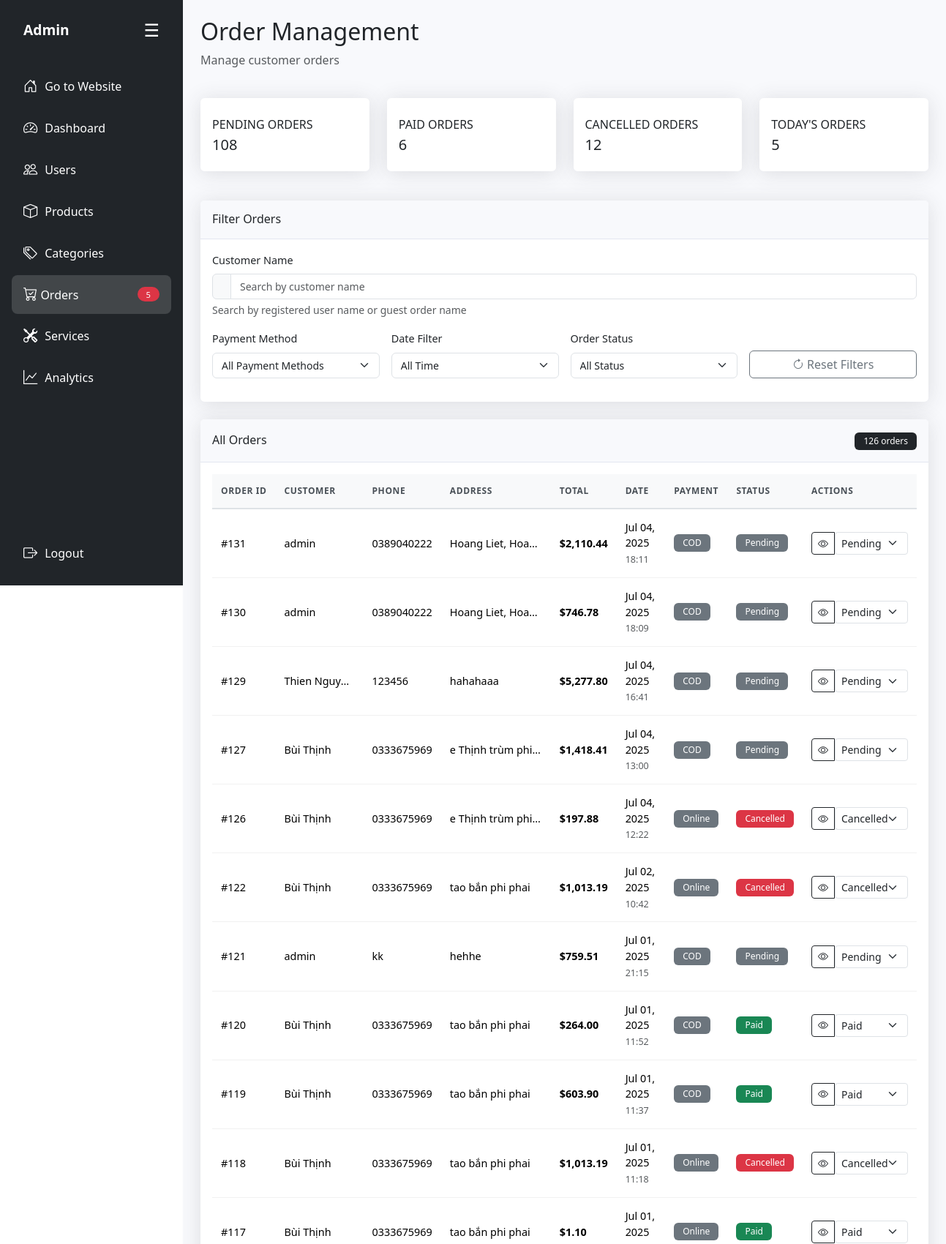
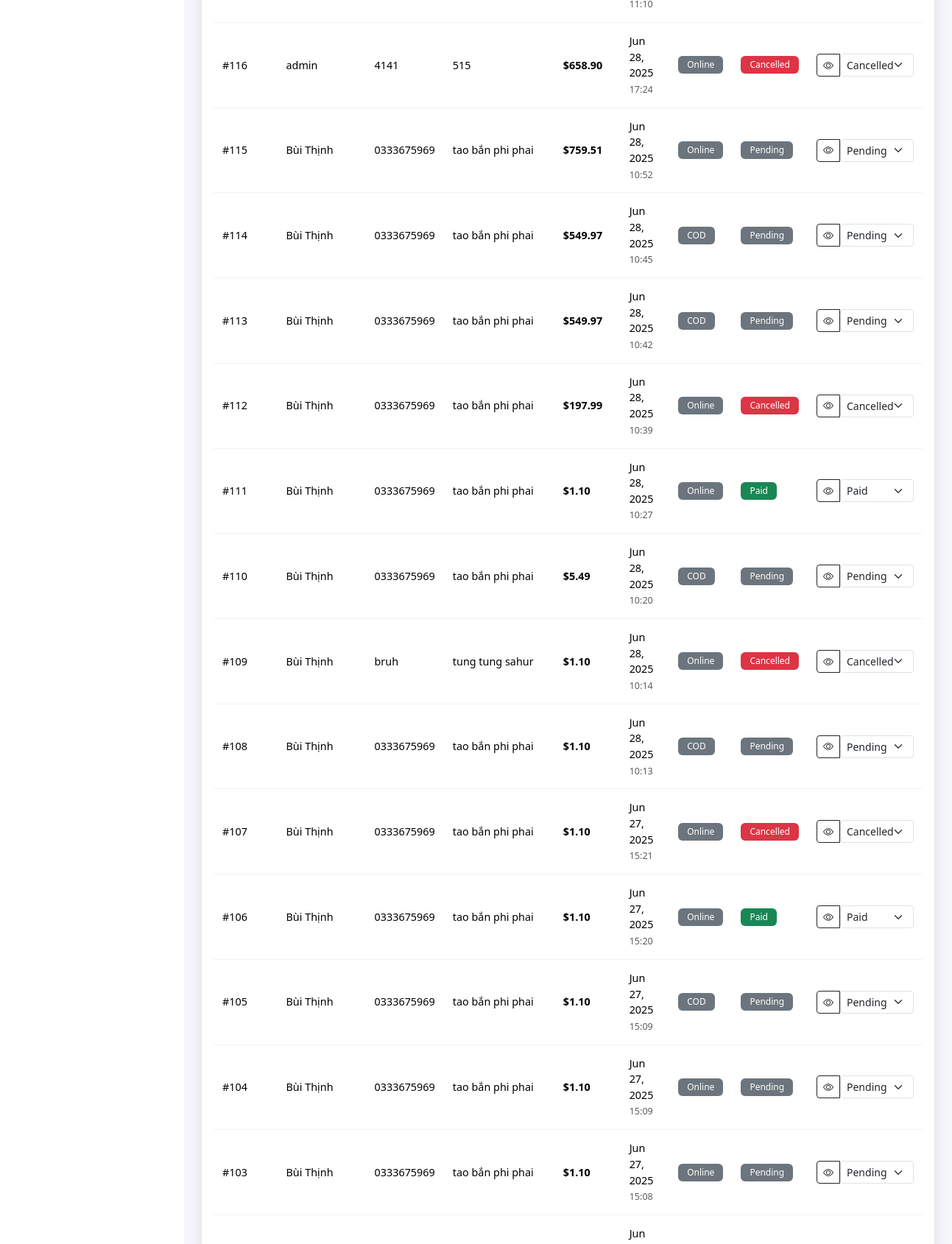
Screenshot of /admin/modules/orders.php (signed in, upper part) with the database file from the repository (2 pictures, top to bottom).
### tables this page shows
CREATE TABLE `bill` (
  `id` int(11) NOT NULL,
  `user_id` int(11) DEFAULT NULL,
  `order_date` datetime DEFAULT current_timestamp(),
  `order_name` varchar(50) NOT NULL,
  `order_phone` varchar(50) NOT NULL,
  `order_address` varchar(255) DEFAULT NULL,
  `order_total` decimal(12,2) DEFAULT NULL,
  `order_paymethod` tinyint(1) NOT NULL DEFAULT 0 COMMENT '0: thanh toán offline, 1: thanh toán online',
  `order_status` varchar(20) DEFAULT 'Pending'
);

### admin/modules/orders.php (the view, shortened to what this page needs)
<?php
require_once '../includes/admin-layout.php';
?>
<div class="row mb-4">
    <div class="col-12">
        <h2>Order Management</h2>
        <p class="text-muted">Manage customer orders</p>
    </div>
</div>
<div class="row mb-4">
    <div class="col-xl-3 col-md-6 col-sm-6 mb-3">
        <div class="card h-100 py-2">
            <div class="card-body">
                <div class="row no-gutters align-items-center">
                    <div class="col mr-2">
                        <div class="text-xs font-weight-bold text-dark text-uppercase mb-1">Pending Orders</div>
                        <div class="h5 mb-0 font-weight-bold text-gray-800">
                            <?php
                            try {
                                $stmt = $conn->prepare("SELECT COUNT(*) as count FROM bill WHERE order_status IS NULL OR order_status = 'Pending'");
                                $stmt->execute();
                                echo $stmt->fetch()['count'];
                            } catch (Exception $e) {
                                echo "Error";
                            }
                            ?>
                        </div>
                    </div>
                </div>
            </div>
        </div>
    </div>
    <div class="col-xl-3 col-md-6 col-sm-6 mb-3">
        <div class="card h-100 py-2">
            <div class="card-body">
                <div class="row no-gutters align-items-center">
                    <div class="col mr-2">
                        <div class="text-xs font-weight-bold text-dark text-uppercase mb-1">Paid Orders</div>
                        <div class="h5 mb-0 font-weight-bold text-gray-800">
                            <?php
                            try {
                                $stmt = $conn->prepare("SELECT COUNT(*) as count FROM bill WHERE order_status = 'Paid'");
                                $stmt->execute();
                                echo $stmt->fetch()['count'];
                            } catch (Exception $e) {
                                echo "Error";
                            }
                            ?>
                        </div>
                    </div>
                </div>
            </div>
        </div>
    </div>
    <div class="col-xl-3 col-md-6 col-sm-6 mb-3">
        <div class="card h-100 py-2">
            <div class="card-body">
                <div class="row no-gutters align-items-center">
                    <div class="col mr-2">
                        <div class="text-xs font-weight-bold text-dark text-uppercase mb-1">Cancelled Orders</div>
                        <div class="h5 mb-0 font-weight-bold text-gray-800">
                            <?php
                            try {
                                $stmt = $conn->prepare("SELECT COUNT(*) as count FROM bill WHERE order_status = 'Cancelled'");
                                $stmt->execute();
                                echo $stmt->fetch()['count'];
                            } catch (Exception $e) {
                                echo "Error";
                            }
                            ?>
                        </div>
                    </div>
                </div>
            </div>
        </div>
    </div>
    <div class="col-xl-3 col-md-6 col-sm-6 mb-3">
        <div class="card h-100 py-2">
            <div class="card-body">
                <div class="row no-gutters align-items-center">
                    <div class="col mr-2">
                        <div class="text-xs font-weight-bold text-dark text-uppercase mb-1">Today's Orders</div>
                        <div class="h5 mb-0 font-weight-bold text-gray-800">
                            <?php
                            try {
                                $stmt = $conn->prepare("SELECT COUNT(*) as count FROM bill WHERE DATE(order_date) = CURDATE()");
                                $stmt->execute();
                                echo $stmt->fetch()['count'];
                            } catch (Exception $e) {
                                echo "Error";
                            }
                            ?>
                        </div>
                    </div>
                </div>
            </div>
        </div>
    </div>
</div>
<div class="row mb-4">
    <div class="col-12">
        <div class="card">
            <div class="card-header py-3">
                <h6 class="m-0 font-weight-bold text-dark">Filter Orders</h6>
            </div>
            <div class="card-body">
                <form method="GET" action="" id="filterForm">
                    <div class="row g-3 mb-3">
                        <div class="col-12">
                            <label for="customer_filter" class="form-label">Customer Name</label>
                            <div class="input-group">
                                <span class="input-group-text"><i class="bi bi-person-search"></i></span>
                                <input type="text"
                                       class="form-control"
                                       id="customer_filter"
                                       name="customer_filter"
                                       placeholder="Search by customer name "
                                       value="<?php echo isset($_GET['customer_filter']) ? htmlspecialchars($_GET['customer_filter']) : ''; ?>">
                            </div>
                            <div class="form-text">Search by registered user name or guest order name</div>
                        </div>
                    </div>
                    <div class="row g-3 mb-3">
                        <div class="col-md-3">
                            <label for="payment_filter" class="form-label">Payment Method</label>
                            <select class="form-select" id="payment_filter" name="payment_filter">
                                <option value="">All Payment Methods</option>
                            </select>
                        </div>
                        <div class="col-md-3">
                            <label for="date_filter" class="form-label">Date Filter</label>
                            <select class="form-select" id="date_filter" name="date_filter">
                                <option value="">All Time</option>
                            </select>
                        </div>
                        <div class="col-md-3">
                            <label for="status_filter" class="form-label">Order Status</label>
                            <select class="form-select" id="status_filter" name="status_filter">
                                <option value="">All Status</option>
                            </select>
                        </div>
                        <div class="col-md-3 d-flex align-items-end">
                            <div class="btn-group w-100" role="group">
                                <a href="orders.php" class="btn btn-outline-secondary">
                                    <i class="bi bi-arrow-clockwise"></i> Reset Filters
                                </a>
                            </div>
                        </div>
                    </div>
                </form>
            </div>
        </div>
    </div>
</div>
<div class="row">
    <div class="col-12">
        <div class="card">
            <div class="card-header py-3 d-flex justify-content-between align-items-center">
                <h6 class="m-0 font-weight-bold text-dark">
                    All Orders
                </h6>
                <div>
                    <?php
                    $count_sql = "SELECT COUNT(*) as total FROM bill b LEFT JOIN site_user u ON b.user_id = u.id WHERE 1=1";
                    $count_params = [];
                    try {
                        $count_stmt = $conn->prepare($count_sql);
                        if (!empty($count_params)) {
                            $count_stmt->execute($count_params);
                        } else {
                            $count_stmt->execute();
                        }
                        $total_orders = $count_stmt->fetchColumn();
                        echo "<span class='badge bg-dark'>{$total_orders} orders</span>";
                    } catch (Exception $e) {
                        echo "<span class='badge bg-danger'>Error</span>";
                    }
                    ?>
                </div>
            </div>
            <div class="card-body">
                <div class="d-none d-md-block">
                    <div class="table-responsive">
                        <table class="table table-hover" id="ordersTable">
                            <thead>
                                <tr>
                                    <th>Order ID</th>
                                    <th>Customer</th>
                                    <th class="d-none d-lg-table-cell">Phone</th>
                                    <th class="d-none d-lg-table-cell">Address</th>
                                    <th>Total</th>
                                    <th class="d-none d-lg-table-cell">Date</th>
                                    <th class="d-none d-lg-table-cell">Payment</th>
                                    <th>Status</th>
                                    <th>Actions</th>
                                </tr>
                            </thead>
                            <tbody>
                                <?php
                                $sql = "SELECT b.*, u.name as user_name
                                        FROM bill b
                                        LEFT JOIN site_user u ON b.user_id = u.id
                                        WHERE 1=1";
                                $params = [];
                                $sql .= " ORDER BY b.order_date DESC";
                                try {
                                    $stmt = $conn->prepare($sql);
                                    $stmt->execute($params);
                                    while ($order = $stmt->fetch(PDO::FETCH_ASSOC)) {
                                        $status_text = 'Pending';
                                        $status_color = 'warning';
                                        $status_value = $order['order_status'];
                                        if ($status_value === 'Paid') {
                                            $status_text = 'Paid';
                                            $status_color = 'success';
                                            $status_value = 'Paid';
                                        } elseif ($status_value === 'Cancelled') {
                                            $status_text = 'Cancelled';
                                            $status_color = 'danger';
                                            $status_value = 'Cancelled';
                                        } else {
                                            $status_value = 'Pending';
                                            $status_color = 'secondary';
                                        }
                                        $customer_name = $order['user_name'] ?: $order['order_name'] ?: 'Guest';
                                        $payment_method = $order['order_paymethod'] == 1 ? 'Online' : 'COD';
                                        echo "<tr>";
                                        echo "<td>#{$order['id']}</td>";
                                        echo "<td class='text-truncate' style='max-width: 120px;'>" . htmlspecialchars($customer_name) . "</td>";
                                        echo "<td class='d-none d-lg-table-cell'>" . htmlspecialchars($order['order_phone']) . "</td>";
                                        echo "<td class='d-none d-lg-table-cell text-truncate' style='max-width: 150px;'>" . htmlspecialchars(substr($order['order_address'], 0, 30)) . (strlen($order['order_address']) > 30 ? '...' : '') . "</td>";
                                        echo "<td class='fw-bold'>$" . number_format($order['order_total'], 2) . "</td>";
                                        echo "<td class='d-none d-lg-table-cell'>" . date('M d, Y', strtotime($order['order_date'])) . "<br><small class='text-muted'>" . date('H:i', strtotime($order['order_date'])) . "</small></td>";
                                        echo "<td class='d-none d-lg-table-cell'><span class='badge bg-secondary'>{$payment_method}</span></td>";
                                        echo "<td><span class='badge bg-{$status_color}'>{$status_text}</span></td>";
                                        echo "<td>";
                                        echo "<div class='btn-group btn-group-sm' role='group'>";
                                        echo "<button class='btn btn-outline-dark' onclick='viewOrderDetails({$order['id']})' title='View Details'><i class='bi bi-eye'></i></button>";
                                        echo "<select class='form-select form-select-sm' onchange='updateOrderStatus({$order['id']}, this.value)' style='width: auto; min-width: 100px;'>";
                                        echo "<option value='Pending'" . ($status_value == 'Pending' ? ' selected' : '') . ">Pending</option>";
                                        echo "<option value='Paid'" . ($status_value == 'Paid' ? ' selected' : '') . ">Paid</option>";
                                        echo "<option value='Cancelled'" . ($status_value == 'Cancelled' ? ' selected' : '') . ">Cancelled</option>";
                                        echo "</select>";
                                        echo "</div>";
                                        echo "</td>";
                                        echo "</tr>";
                                    }
                                } catch (Exception $e) {
                                    echo "<tr><td colspan='9' class='text-center text-danger'>Error loading orders: {$e->getMessage()}</td></tr>";
                                }
                                ?>
                            </tbody>
                        </table>
                    </div>
                </div>
            </div>
        </div>
    </div>
</div>
<?php require_once '../includes/admin-layout-footer.php'; ?>

### asset/admin-style.css (style rules this page uses)
body { min-height: 100vh; margin: 0; font-family: 'Segoe UI', Tahoma, Geneva, Verdana, sans-serif; }
.card { box-shadow: 0 0.15rem 1.75rem 0 rgba(58, 59, 69, 0.15); border: none; border-radius: 0.35rem; }
.card-header { background-color: #f8f9fc; border-bottom: 1px solid #e3e6f0; }
.table { margin-bottom: 0; color: #212529; font-size: 0.875rem; }
.table th { background-color: #f8f9fa; border-top: none; font-weight: 600; color: #495057; border-bottom: 2px solid #e9ecef; padding: 0.75rem 0.5rem; text-transform: uppercase; letter-spacing: 0.05em; white-space: nowrap; vertical-align: middle; }
.table td { border-top: 1px solid #e9ecef; padding: 0.75rem 0.5rem; vertical-align: middle; border-bottom: 1px solid #f1f1f1; }
.badge { font-size: 0.75rem; font-weight: 500; padding: 0.375rem 0.75rem; }
.table { font-size: 0.875rem; margin-bottom: 0; }
.table th { font-weight: 600; text-transform: uppercase; font-size: 0.75rem; letter-spacing: 0.05em; border-bottom: 2px solid #dee2e6; padding: 0.75rem 0.5rem; white-space: nowrap; vertical-align: middle; }
.table td { padding: 0.75rem 0.5rem; vertical-align: middle; border-bottom: 1px solid #f1f1f1; }
.text-truncate { white-space: nowrap; overflow: hidden; text-overflow: ellipsis; }
.badge { font-weight: 500; font-size: 0.75rem; padding: 0.375rem 0.75rem; }
@media (min-width: 768px) { .table th, .table td { padding: 0.75rem 0.5rem; } }
@media (min-width: 1200px) { .table { font-size: 0.9rem; } }
@media (min-width: 1200px) { .table th, .table td { padding: 0.875rem 0.75rem; } }
@media (min-width: 1200px) { .form-label { font-size: 0.9rem; } }
@media (min-width: 1200px) { .form-select, .form-control { font-size: 0.875rem; } }

### rows the page displays
bill: order_status+id "Pending"
bill: order_status+id "Pending"
bill: order_status+id "Pending"
bill: order_status+id "Pending"
bill: order_status+id "Cancelled"
bill: order_status+id "Cancelled"
bill: order_status+id "Pending"
bill: order_status+id "Paid"
bill: order_status+id "Paid"
bill: order_status+id "Cancelled"
bill: order_status+id "Paid"
bill: order_status+id "Cancelled"
bill: order_status+id "Pending"
bill: order_status+id "Pending"
bill: order_status+id "Pending"
bill: order_status+id "Cancelled"
bill: order_status+id "Paid"
bill: order_status+id "Pending"
bill: order_status+id "Cancelled"
bill: order_status+id "Pending"
bill: order_status+id "Cancelled"
bill: order_status+id "Paid"
bill: order_status+id "Pending"
bill: order_status+id "Pending"
bill: order_status+id "Pending"

### other values shown
$new_orders_count "5"
$stmt->fetch()['count'] "108"
$stmt->fetch()['count'] "6"
$stmt->fetch()['count'] "12"
$stmt->fetch()['count'] "5"
$total_orders "126"
